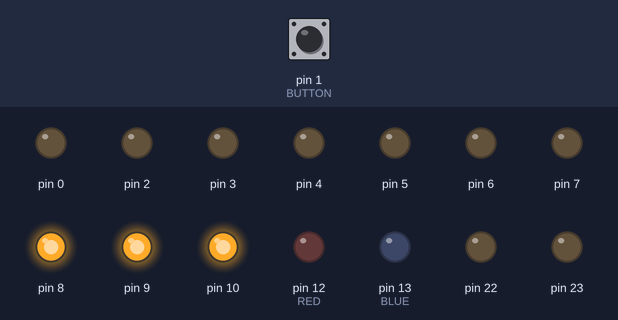
The sketch below on a simulated Arduino Uno, built with avr-gcc and run on an emulated ATmega328P. Parts: output pins drawn as LEDs (lit = HIGH). The test bench sets the inputs (shaded band); at power-on: pin 1 (BUTTON) HIGH.

Above: at 1.2 s.
1.3 s: pin 1 (BUTTON) pulled LOW for 0.15 s
At 2.2 s:
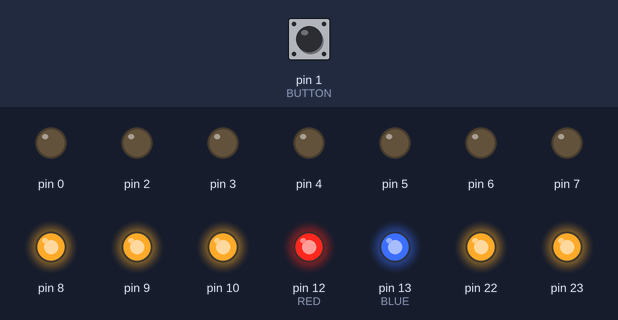
At 17.5 s:
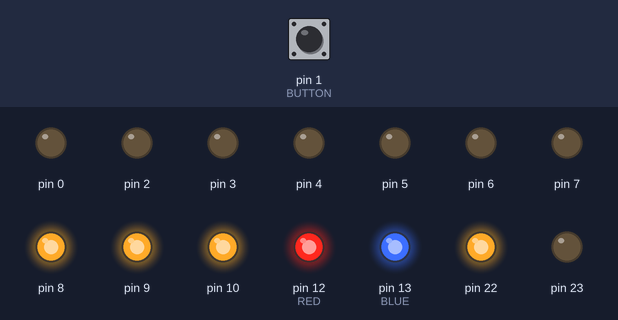
Timing chart, 0 to 32.9 s (numbered marks = the images above; inputs shaded):
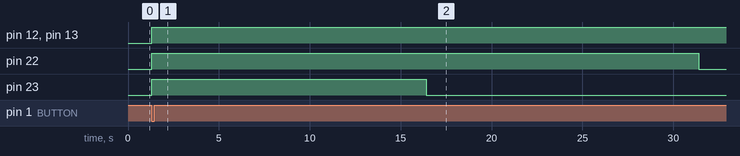

The sketch:

wylacznik_schodowy.ino
```cpp
#define TIME_SEC 60L //wartosc long zapobiega przepelnieniu

#define BUTTON 1
//przycisk na PORTD
#define RED 4
#define BLUE 5
#define YELLOW 6
#define GREEN 7
//diody na PORTB
#define LIGHT 7
//swiatlo na PORTC
#define TIME TIME_SEC*1000
#define TIME_BASE 25 //im wieksza podstawa czasu tym szybciej program jest wykonywany
#define DIODE_X TIME/TIME_BASE/4
//czas w milisekundach

void setup(){
  DDRB = B11111111;
  PORTB = B00001111; //diody zgaszone
  DDRC = B11111111;
  DDRD = B11111101; //PD1 input
  PORTD |= (1<<BUTTON); //pullup
}

int counter = 0;
int was_pressed = 0;

void loop(){
  delay(TIME_BASE); //podstawa czasowa (nacisniecie przycisku trwa zwykle dluzej)

  if(!(PIND & (1<<BUTTON))){//przycisk nacisniety
    PORTB |= (1<<RED) | (1<<BLUE) | (1<<YELLOW) | (1<<GREEN); //zapalenie wszystkich diod
    PORTC |= (1<<LIGHT); //wlaczenie swiatla
    counter = 0; //wyzeruj licznik
    was_pressed = 1; //ustaw flage wlaczenia swiatla
  }
  if(was_pressed){
    counter++;
    switch(counter){ //wylaczaj kolejne diody
    case (DIODE_X): PORTB &= ~(1<<GREEN); break;
    case (DIODE_X*2): PORTB &= ~(1<<YELLOW); break;
    case (DIODE_X*3): PORTB &= ~(1<<BLUE); break;
    case (DIODE_X*4): PORTB &= ~(1<<RED);
      PORTC &= ~(1<<LIGHT); //wylacz swiatlo
      was_pressed = 0; //zmien flage
      counter = 0; //wyzeruj licznik
    break;
    }
  }
}
```

Measured:
- after the input at 1.3 s, pin 12 (RED), pin 13 (BLUE): LOW → HIGH at once; pin 22: LOW → HIGH at once, → LOW 30.1 s later; pin 23: LOW → HIGH at once, → LOW 15.1 s later
